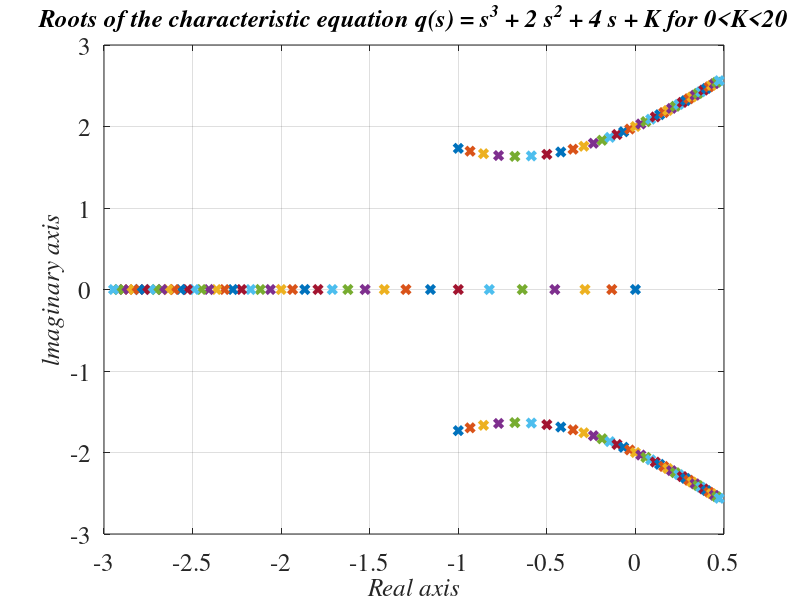

Write the MATLAB code that produced this figure.
% This script computes the roots of the characteristic
% equation q(s) = s^3 + 2 s^2 + 4 s + K for 0<K<20
%
K=[0:0.5:20];
for i=1:length(K);
q=[1 2 4 K(i)];
p(:,i)=roots(q);
end
plot(real(p),imag(p),'x','LineWidth',3)
grid

X=xlabel('Real axis')
Y=ylabel('lmaginary axis')
T=title('Roots of the characteristic equation q(s) = s^3 + 2 s^2 + 4 s + K for 0<K<20')

set(gca,'FontName','times','FontSize',18)
set([X,Y,T],'FontName','times','FontSize',18,'FontAngle','Italic')